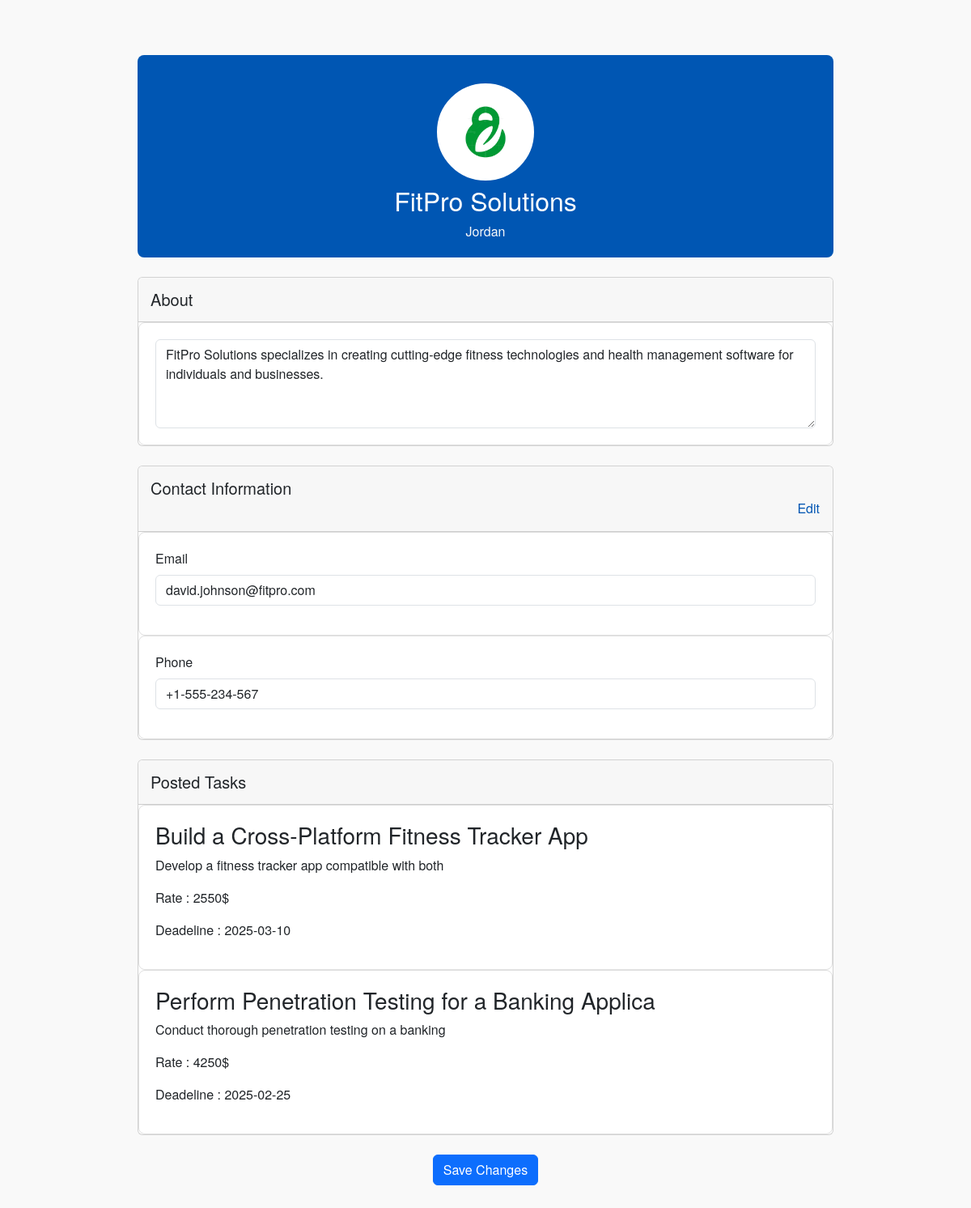
/profiles/orga/minepro.php?proid=3 (signed in), run on an earlier commit of the app's database.
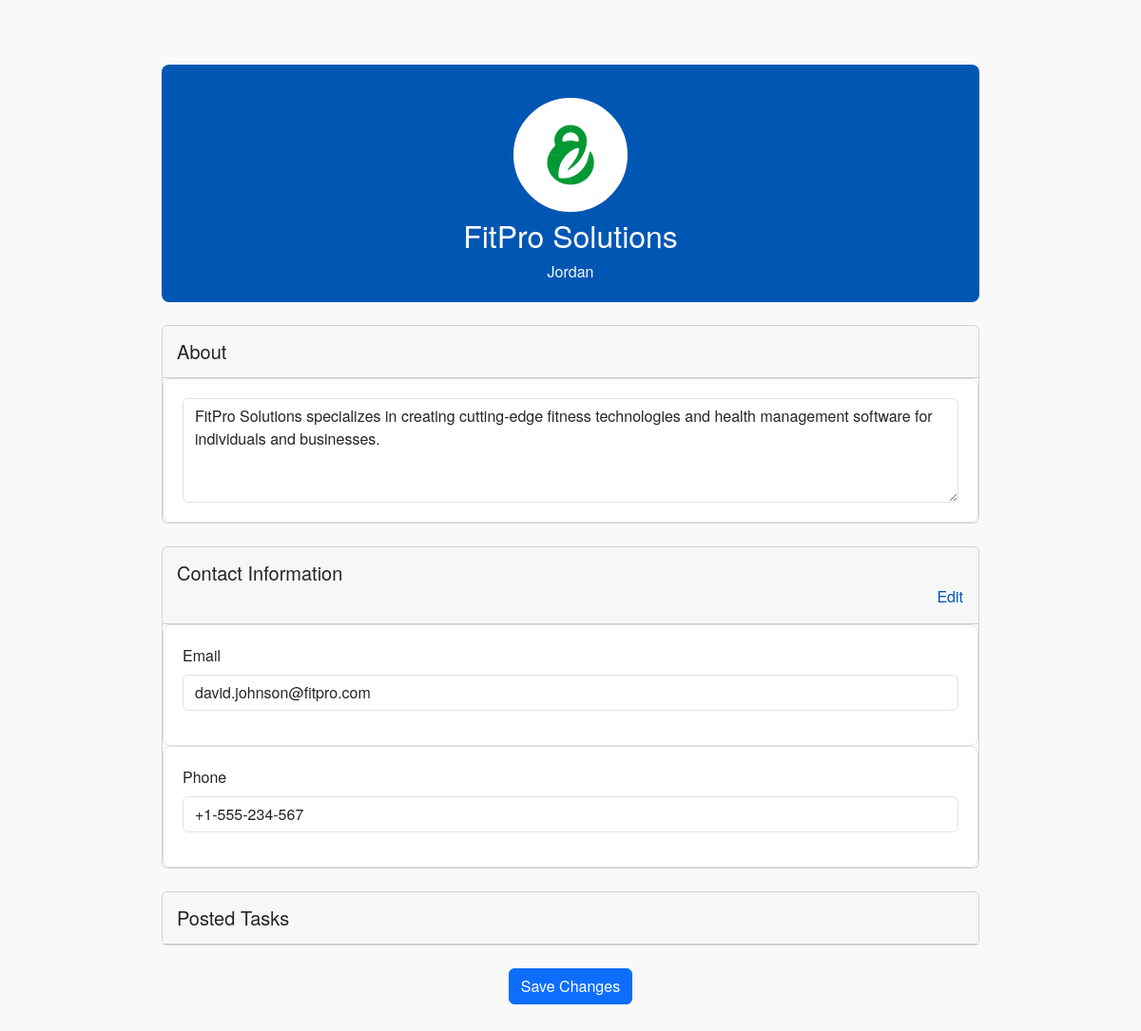
And on a later commit of the database.
### tables this page shows
CREATE TABLE user (
    id INT(11) AUTO_INCREMENT PRIMARY KEY,
    name VARCHAR(25) NOT NULL,
    username VARCHAR(30) NOT NULL,
    email VARCHAR(30) NOT NULL,
    phone VARCHAR(100) NOT NULL,
    password VARCHAR(30) NOT NULL,
    country VARCHAR(30) NOT NULL,
    role INT(11) NOT NULL,
    link VARCHAR(500) NOT NULL,
    description TEXT NOT NULL,
    profilepic  VARCHAR(100) DEFAULT 'default.jpg',
    FOREIGN KEY (role) REFERENCES role(id) ON DELETE CASCADE ON UPDATE CASCADE
);

CREATE TABLE task (
    id INT(11) AUTO_INCREMENT PRIMARY KEY,
    name VARCHAR(100) NOT NULL,
    description TEXT NOT NULL,
    rate INT(11) NOT NULL,
    category_id INT(11) NOT NULL,
    company_id INT(11) NOT NULL,
    deadline DATE NOT NULL,
    FOREIGN KEY (category_id) REFERENCES categories(id) ON DELETE CASCADE ON UPDATE CASCADE,
    FOREIGN KEY (company_id) REFERENCES user(id) ON DELETE CASCADE ON UPDATE CASCADE
);

### profiles/orga/minepro.php (the view, shortened to what this page needs)
<link href="https://cdn.jsdelivr.net/npm/bootstrap@5.3.2/dist/css/bootstrap.min.css" rel="stylesheet">
<link rel="stylesheet" href="../profile.css">
<?php
if ($_SESSION['isLoggedin'] == 1) {
    if (isset($_GET['proid']) && !empty($_GET['proid'])) {
        require_once '../../connection.php';
        $id = $_GET['proid'];
        $query = "SELECT `id`, `name`, `username`, `email`, `phone`, `password`, `country`, `role`, `link`, `description` FROM `user` WHERE id= $id";
        $res = $conn->query($query);
        if ($res->num_rows != 1) {
            header('location:../../home.php?=id' . $_SESSION['user_id']);
        } else {
            $row = $res->fetch_assoc();
            $name = $row['name'];
            $nameParts = explode(' ', $name);
            $firstName = $nameParts[0];
        }
?>
        <div class="container mt-5">
            <div class="profile-header position-relative" style="height: 250px;">
                <div class="position-absolute top-50 start-50 translate-middle text-center edit-section">
                    <label for="profilePictureInput">
                        <img src="../images/<?= $firstName; ?>.jpg" alt="Profile Picture" class="profile-picture">
                    </label>
                </div>
                <div class="text-center mt-5 pt-5">
                    <h2 class="mt-4" id="fullName"><?= $row['name']; ?></h2>
                    <p class="mb-1 text-light"><i class="bi bi-geo-alt"></i> <span id="country"><?= $row['country']; ?></span></p>
                </div>
            </div>
            <div class="profile-content mt-4">
                <form id="editProfileForm" method="get">
                    <div class="card mb-4">
                        <div class="card-header">
                            <h5 class="mb-0">About</h5>
                        </div>
                        <div class="card-body">
                            <textarea class="form-control" name="description" id="bioInput" rows="4"><?= $row['description']; ?></textarea>
                        </div>
                    </div>
                    <div class="card mb-4">
                        <div class="card-header">
                            <h5 class="mb-0">Contact Information</h5>
                            <button type="button" class="btn btn-link p-0 float-end">Edit</button>
                        </div>
                        <div class="card-body">
                            <div class="mb-3">
                                <label for="emailInput" class="form-label">Email</label>
                                <input type="email" id="emailInput" name="email" class="form-control" value=<?= $row['email']; ?>>
                            </div>
                        </div>
                        <div class="card-body">
                            <div class="mb-3">
                                <label for="emailInput" class="form-label">Phone</label>
                                <input type="text" id="emailInput" name="phone" class="form-control" value=<?= $row['phone']; ?>>
                            </div>
                        </div>
                    </div>
                    <div class="card mb-4">
                        <div class="card-header">
                            <h5 class="mb-0">Posted Tasks</h5>
                        </div>
                        <?php
                        $taskquery = "SELECT `name`, `description`, `rate`, `deadline` FROM `task` WHERE company_id = $id";
                        $tasks = $conn->query($taskquery);
                        while ($row0 = $tasks->fetch_assoc()) {
                            $title = $row0['name'];
                            $des = $row0['description'];
                            $rate = $row0['rate'];
                            $date = $row0['deadline'];
                            echo '<div class="card-body">';
                            echo '<div class="mb-3">';
                            echo '<h3 class="card-title">' . $title . '</h3>';
                            echo '<p class="card-text"> ' . $des . '</p>';
                            echo '<p class="card-text">Rate : ' . $rate . '$</p>';
                            echo '<p class="card-text">Deadeline : ' . $date . '</p>';
                            echo ' </div>';
                            echo ' </div>';
                        }
                        ?>
                    </div>
                    <div class="text-center">
                        <button type="submit" class="btn btn-primary">Save Changes</button>
                    </div>
                </form>
            </div>
        </div>
<?php
    }
} else {
    header('location:../../index.php');
}
?>

### profiles/profile.css (style rules this page uses)
.profile-header { background-color: #0056b3; color: white; padding: 40px 20px; border-radius: 8px; text-align: center; position: relative; margin-bottom: 20px; }
.profile-picture { width: 120px; height: 120px; object-fit: cover; border: 5px solid white; border-radius: 50%; margin-top: -60px; cursor: pointer; transition: transform 0.2s ease-in-out; background-color: white; }
.card-header { background-color: #f7f7f7; border-bottom: 1px solid #ccc; padding: 15px; }
.card-body { padding: 20px; background-color: #ffffff; border: 1px solid #e0e0e0; border-radius: 8px; }
.btn-link { color: #0056b3; text-decoration: none; }
.container { max-width: 900px; margin: auto; padding: 20px; }

What changed in the data, as far as the page shows it:
no longer on this page (row edited): task: name "Build a Cross-Platform Fitness Tracker App", description "Develop a fitness tracker app compatible with both", rate "2550", deadline "2025-03-10"
no longer on this page (row edited): task: name "Perform Penetration Testing for a Banking Applica", description "Conduct thorough penetration testing on a banking", rate "4250", deadline "2025-02-25"
